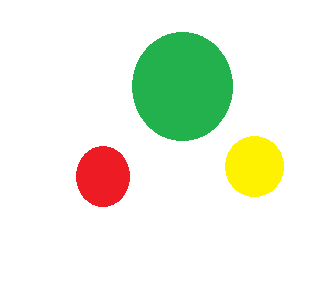
#> input picture Hijau/hijau01.png, 331 x 284 px; its folder holds 4 pictures in this run
$ python greenChecker.py
#> lines starting #> are read from the running program, lines starting #| are printed output that depends on the picture; after the words box and inside, x2 and y2 are one past the last pixel; in counts of white or black regions, pixels touching at a corner belong together
import cv2
import numpy as np

for i in range(1, 7):
    img = cv2.imread('hijau0' + str(i) + '.png', 1)
#> img is the input picture: shape (284, 331, 3); mean B, G, R 224.9, 241.2, 234.2
    hsv = cv2.cvtColor(img, cv2.COLOR_BGR2HSV)
#> hsv: shape (284, 331, 3); mean H, S, V 12.1, 32.8, 247.3

    lower_api0 = np.array([50, 100, 100])
    upper_api0 = np.array([70, 255, 255])
    mask1 = cv2.inRange(hsv, lower_api0, upper_api0)
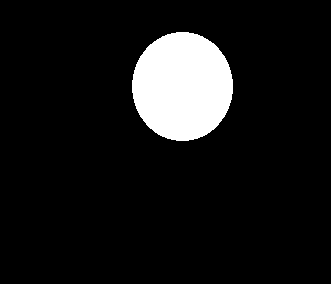
#> mask1: shape (284, 331); 9.2% white; 1 white region, box (x1, y1, x2, y2) and area: (132, 32, 233, 141) 8636

    mask = mask1

    new_img = cv2.bitwise_and(img, img, mask=mask)
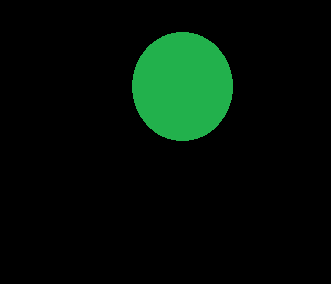
#> new_img: shape (284, 331, 3); mean B, G, R 7, 16.3, 3.1

    cv2.imshow("hasil" + str(i) + ".png", new_img)
    cv2.imshow('image', img)

    # menunggu tombol key ditekan
    cv2.waitKey(0)
    cv2.destroyAllWindows()
#> pass 2 of the loop `for i in range(1, 7):`:
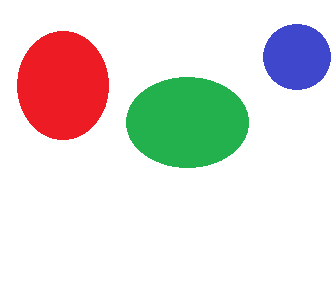
#> input picture Hijau/hijau02.png, 331 x 284 px
#> img is the input picture: shape (284, 331, 3); mean B, G, R 218.1, 221.9, 225.7
#> hsv: shape (284, 331, 3); mean H, S, V 25.8, 44.6, 244.3
#> `mask1 = cv2.inRange(hsv, lower_api0, upper_api0)`:
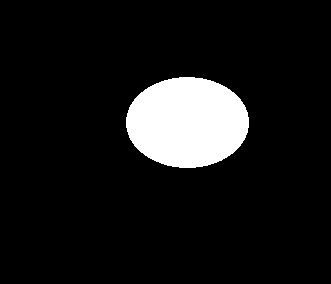
#> mask1: shape (284, 331); 9.3% white; 1 white region, box (x1, y1, x2, y2) and area: (126, 77, 249, 168) 8787
#> `new_img = cv2.bitwise_and(img, img, mask=mask)`:
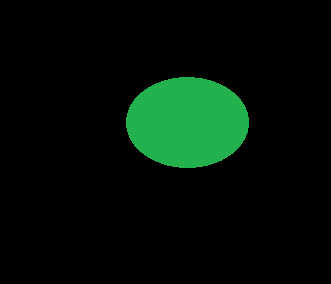
#> new_img: shape (284, 331, 3); mean B, G, R 7.1, 16.5, 3.2
#> (the run stopped early here; a loop or call above may not have finished)
